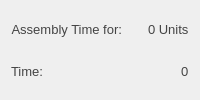
                        <widget class="QWidget" name="widget_8" native="true">
                         <property name="styleSheet">
                          <string notr="true">QWidget{


background: qlineargradient(spread:pad, x1:0, y1:0, x2:1, y2:1, 
                    stop:0 #65ca00, stop:1 #b2e580);
border-radius:4px;
}
QLabel{

background:none;
color:#444;
}</string>
                         </property>
                         <layout class="QVBoxLayout" name="verticalLayout_13">
                          <item>
                           <layout class="QHBoxLayout" name="horizontalLayout_25" stretch="2,0">
                            <item alignment="Qt::AlignLeft">
                             <widget class="QLabel" name="label_24">
                              <property name="sizePolicy">
                               <sizepolicy hsizetype="Expanding" vsizetype="Preferred">
                                <horstretch>0</horstretch>
                                <verstretch>0</verstretch>
                               </sizepolicy>
                              </property>
                              <property name="font">
                               <font>
                                <pointsize>10</pointsize>
                               </font>
                              </property>
                              <property name="text">
                               <string>Assembly Time for:</string>
                              </property>
                              <property name="alignment">
                               <set>Qt::AlignRight|Qt::AlignTrailing|Qt::AlignVCenter</set>
                              </property>
                             </widget>
                            </item>
                            <item alignment="Qt::AlignLeft">
                             <widget class="QLabel" name="assembly_units_label">
                              <property name="sizePolicy">
                               <sizepolicy hsizetype="Expanding" vsizetype="Preferred">
                                <horstretch>0</horstretch>
                                <verstretch>0</verstretch>
                               </sizepolicy>
                              </property>
                              <property name="font">
                               <font>
                                <pointsize>10</pointsize>
                               </font>
                              </property>
                              <property name="text">
                               <string>0 Units</string>
                              </property>
                             </widget>
                            </item>
                           </layout>
                          </item>
                          <item>
                           <layout class="QHBoxLayout" name="horizontalLayout_27" stretch="2,0">
                            <item alignment="Qt::AlignLeft">
                             <widget class="QLabel" name="label_25">
                              <property name="sizePolicy">
                               <sizepolicy hsizetype="Expanding" vsizetype="Preferred">
                                <horstretch>0</horstretch>
                                <verstretch>0</verstretch>
                               </sizepolicy>
                              </property>
                              <property name="font">
                               <font>
                                <pointsize>10</pointsize>
                               </font>
                              </property>
                              <property name="text">
                               <string>Time:</string>
                              </property>
                              <property name="alignment">
                               <set>Qt::AlignRight|Qt::AlignTrailing|Qt::AlignVCenter</set>
                              </property>
                             </widget>
                            </item>
                            <item alignment="Qt::AlignLeft">
                             <widget class="QLabel" name="assembly_time_label">
                              <property name="sizePolicy">
                               <sizepolicy hsizetype="Expanding" vsizetype="Preferred">
                                <horstretch>0</horstretch>
                                <verstretch>0</verstretch>
                               </sizepolicy>
                              </property>
                              <property name="font">
                               <font>
                                <pointsize>10</pointsize>
                               </font>
                              </property>
                              <property name="text">
                               <string>0</string>
                              </property>
                             </widget>
                            </item>
                           </layout>
                          </item>
                         </layout>
                        </widget>
